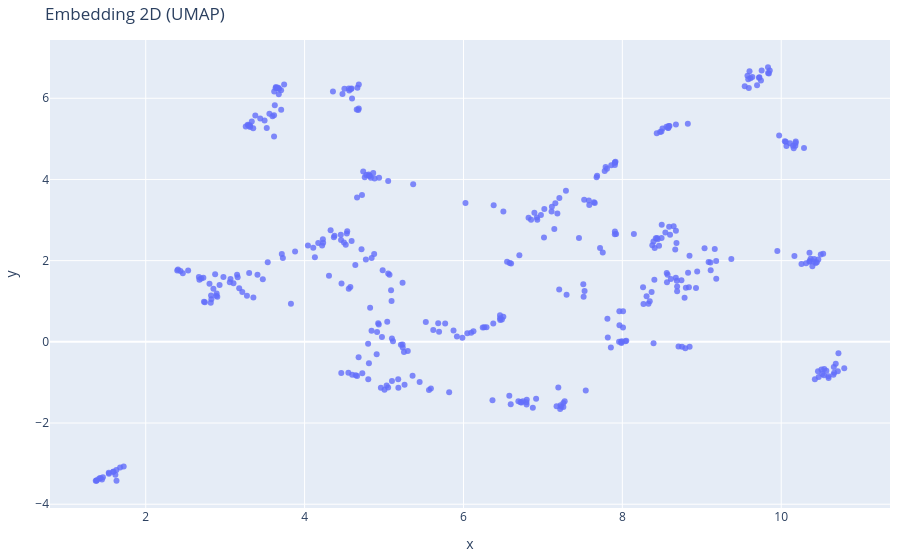

Here is the notebook cell this chart was saved with:
### Code cell
if vector_store:
    print("正在从ChromaDB中提取所有文档和向量...")
    data = vector_store.get(include=["embeddings", "documents", "metadatas"])

    embeddings = data.get("embeddings")
    documents_content = data.get("documents")

    # 1) 基础校验
    if embeddings is not None and len(embeddings) > 1:
        import numpy as np
        import pandas as pd

        # 将列表转换为 numpy 数组
        embedding_array = np.array(embeddings)
        if embedding_array.ndim != 2:
            raise ValueError(
                f"期望二维数组 (n_samples, n_dims)，实际 ndim={embedding_array.ndim}"
            )
        if embedding_array.shape[1] < 2:
            raise ValueError(
                f"原始向量维度不足（{embedding_array.shape[1]}），无法降到 2 维。"
            )

        # 2) 优先用 UMAP，失败则回退 PCA
        embedding_2d = None
        method_used = None

        try:
            import umap  # 依赖 numba，要求 numpy<=2.2

            print("正在使用 UMAP 进行降维...")
            reducer = umap.UMAP(n_components=2, random_state=42)
            embedding_2d = reducer.fit_transform(embedding_array)
            method_used = "UMAP"
        except Exception as e:
            print(f"UMAP 失败，自动回退 PCA。原因：{e}")
            try:
                from sklearn.decomposition import PCA
            except ImportError:
                raise ImportError(
                    "未安装 scikit-learn，无法使用 PCA 回退。请先安装：pip install scikit-learn"
                )
            print("正在使用 PCA 进行降维...")
            reducer = PCA(n_components=2, random_state=42)
            embedding_2d = reducer.fit_transform(embedding_array)
            method_used = "PCA"

        # 3) 生成 DataFrame
        df = pd.DataFrame(
            {
                "x": embedding_2d[:, 0],
                "y": embedding_2d[:, 1],
                "content": documents_content,
            }
        )
        print(
            f"降维完成（方法：{method_used}），数据已准备好进行可视化。样本数：{len(df)}"
        )

        # 4) 导出 JSON（供前端可视化使用）
        json_data = df.to_json(orient="records", force_ascii=False)
        print("\n--- 生成的JSON数据（用于HTML可视化，前500字符）---")
        print(json_data[:500] + "...")

        # 5) 绘图 - matplotlib 静态散点（保存 PNG）
        try:
            import matplotlib.pyplot as plt

            plt.figure(figsize=(8, 6))
            # 不指定颜色，符合“不要设置特定颜色”的规范
            plt.scatter(df["x"], df["y"], s=10, alpha=0.7)
            plt.title(f"Embedding 2D ({method_used})")
            plt.xlabel("x")
            plt.ylabel("y")
            plt.tight_layout()
            plt.show()  # 若无显示环境，这行不影响保存
            out_png = "embedding_2d.png"
            plt.savefig(out_png, dpi=150)
            print(f"已保存静态图：{out_png}")
        except Exception as e:
            print(f"[matplotlib] 绘图失败：{e}")

        # 6) 绘图 - Plotly 交互散点（保存 HTML，若已安装）
        try:
            import plotly.express as px

            fig = px.scatter(
                df,
                x="x",
                y="y",
                hover_data={"content": True, "x": False, "y": False},
                title=f"Embedding 2D ({method_used})",
            )
            fig.update_traces(marker=dict(size=6, opacity=0.8))
            fig.update_layout(margin=dict(l=10, r=10, t=40, b=10))

            try:
                fig.show()
            except Exception:
                pass

            out_html = "embedding_2d.html"
            fig.write_html(out_html, include_plotlyjs="cdn", full_html=True)
            print(f"已导出交互图：{out_html}")
        except Exception as e:
            print(
                f"[plotly] 绘图或导出失败（可忽略）：{e}；如需交互图，请先安装：pip install plotly"
            )

    else:
        print("数据库中的向量数量不足，无法进行可视化。")
else:
    print("向量数据库未初始化，无法进行可视化。")

### Figure 1 — Plotly figure (JSON) as saved in the notebook; plotly's stock layout.template omitted (floating-point values rounded to 4 significant figures; data arrays with more than 128 entries replaced by an {"elided": "..."} marker saying what was removed)
{"data": [{"customdata": {"elided": "405x1 str values"}, "hovertemplate": "content=%{customdata[0]}<extra></extra>", "legendgroup": "", "marker": {"color": "#636efa", "opacity": 0.8, "size": 6, "symbol": "circle"}, "mode": "markers", "name": "", "orientation": "v", "showlegend": false, "type": "scatter", "x": {"elided": "405 float values"}, "xaxis": "x", "y": {"elided": "405 float values"}, "yaxis": "y"}], "layout": {"legend": {"tracegroupgap": 0}, "margin": {"b": 10, "l": 10, "r": 10, "t": 40}, "title": {"text": "Embedding 2D (UMAP)"}, "xaxis": {"anchor": "y", "domain": [0, 1], "title": {"text": "x"}}, "yaxis": {"anchor": "x", "domain": [0, 1], "title": {"text": "y"}}}}
